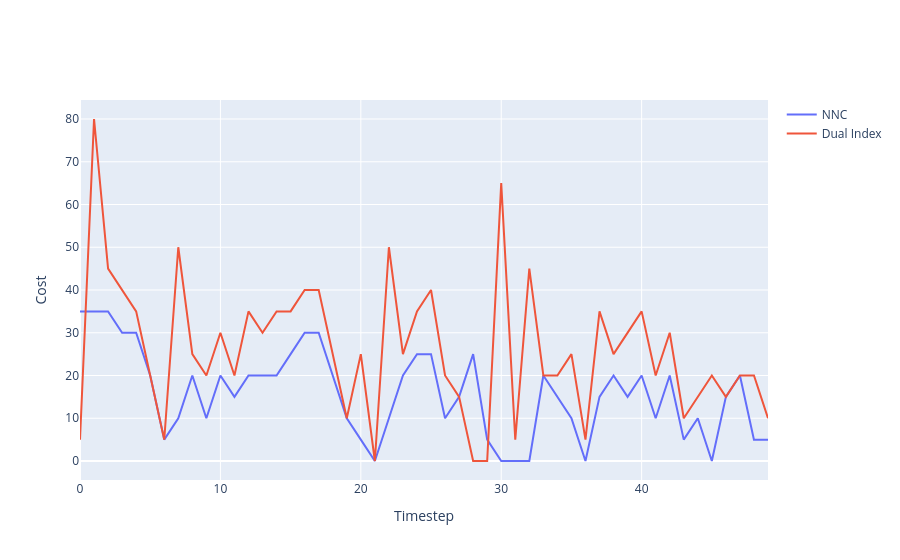

The code cell stored with this chart in its notebook:
### Code cell
a = go.Scatter(y=[x.item() for x in nn_ci], name='NNC')
b = go.Scatter(y=[x.item() for x in all_ci], name='Dual Index')
fig = go.Figure([a,b])
fig.layout.xaxis.title = 'Timestep'
fig.layout.yaxis.title = 'Cost'
fig

### Figure 1 — Plotly figure (JSON) as saved in the notebook; plotly's stock layout.template omitted (floating-point values rounded to 4 significant figures)
{"data": [{"name": "NNC", "type": "scatter", "y": [35, 35, 35, 30, 30, 20, 5, 10, 20, 10, 20, 15, 20, 20, 20, 25, 30, 30, 20, 10, 5, 0, 10, 20, 25, 25, 10, 15, 25, 5, 0, 0, 0, 20, 15, 10, 0, 15, 20, 15, 20, 10, 20, 5, 10, 0, 15, 20, 5, 5]}, {"name": "Dual Index", "type": "scatter", "y": [5, 80, 45, 40, 35, 20, 5, 50, 25, 20, 30, 20, 35, 30, 35, 35, 40, 40, 25, 10, 25, 0, 50, 25, 35, 40, 20, 15, 0, 0, 65, 5, 45, 20, 20, 25, 5, 35, 25, 30, 35, 20, 30, 10, 15, 20, 15, 20, 20, 10]}], "layout": {"xaxis": {"title": {"text": "Timestep"}}, "yaxis": {"title": {"text": "Cost"}}}}
